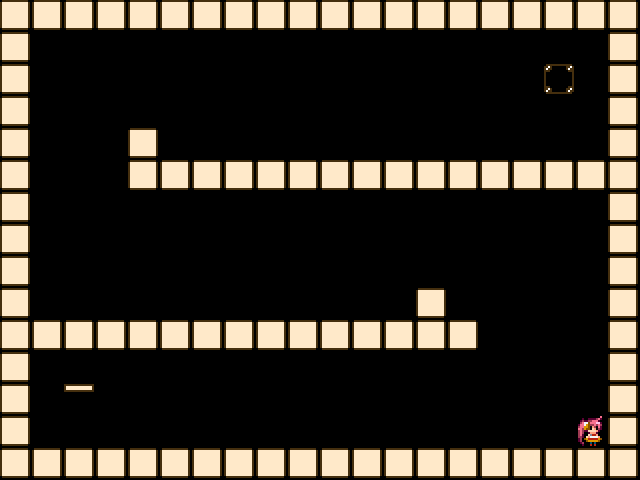

This game map was drawn from its Tiled (.tmx) file and the tilesets committed beside it. A one-line description and the full map source follow:
An orthogonal 20x15 tile map with 32x32 px tiles, 1 tile layer (タイル・レイヤー1).

<map version="1.0" orientation="orthogonal" renderorder="right-down" width="20" height="15" tilewidth="32" tileheight="32" nextobjectid="1">
 <tileset firstgid="1" name="tileset" tilewidth="32" tileheight="32" tilecount="8">
  <image source="tileset.png" width="256" height="32" />
 </tileset>
 <layer name="タイル・レイヤー1" width="20" height="15">
  <data encoding="csv">
2,2,2,2,2,2,2,2,2,2,2,2,2,2,2,2,2,2,2,2,
2,0,0,0,0,0,0,0,0,0,0,0,0,0,0,0,0,0,0,2,
2,0,0,0,0,0,0,0,0,0,0,0,0,0,0,0,0,5,0,2,
2,0,0,0,0,0,0,0,0,6,0,0,0,0,0,0,0,6,0,2,
2,0,0,0,2,0,0,0,0,0,0,0,0,0,0,0,0,0,0,2,
2,0,0,0,2,2,2,2,2,2,2,2,2,2,2,2,2,2,2,2,
2,0,0,0,0,0,0,0,0,0,0,6,6,6,0,0,0,0,0,2,
2,0,0,0,0,0,0,0,0,0,0,0,0,6,6,6,0,0,0,2,
2,0,0,0,0,0,0,0,0,0,0,0,0,0,0,6,6,6,0,2,
2,0,0,0,0,0,0,0,0,0,0,0,0,2,6,0,0,6,0,2,
2,2,2,2,2,2,2,2,2,2,2,2,2,2,2,6,6,6,0,2,
2,0,0,0,0,0,0,0,0,0,0,0,0,6,0,0,0,0,0,2,
2,0,4,0,0,0,0,0,0,0,0,6,6,6,0,0,0,0,0,2,
2,0,0,0,0,0,0,0,0,6,0,0,0,0,0,0,0,0,1,2,
2,2,2,2,2,2,2,2,2,2,2,2,2,2,2,2,2,2,2,2
</data>
 </layer>
</map>
